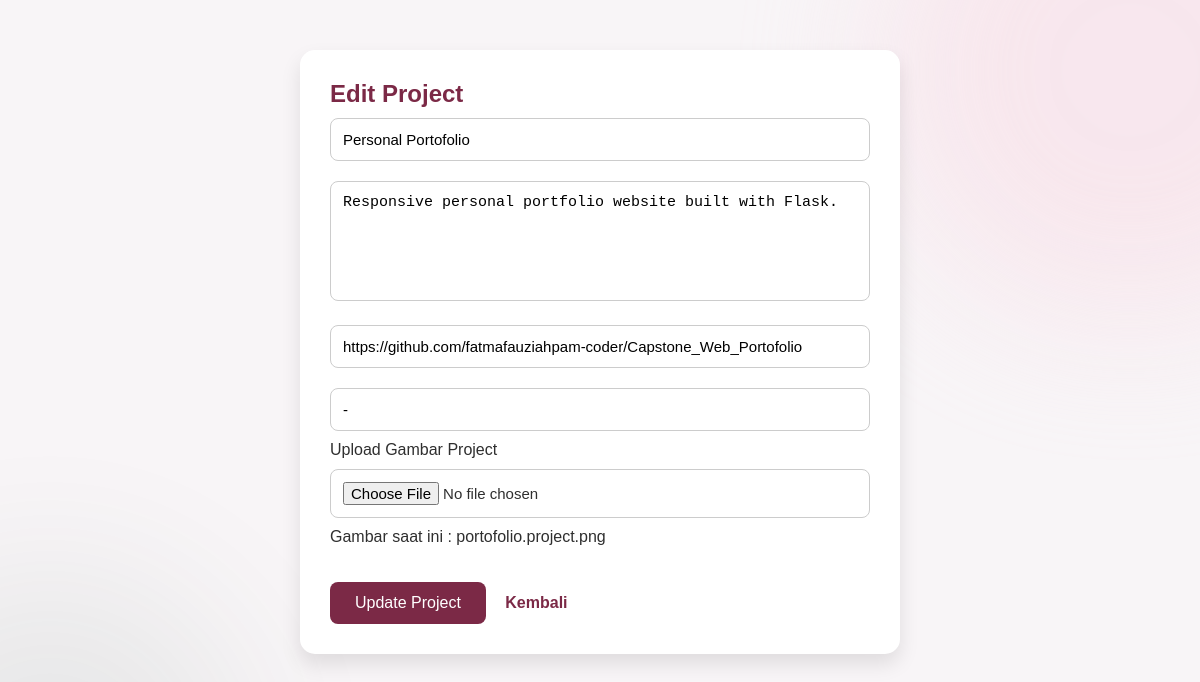
The app's page /project/edit/1 (signed in) with its own data.
### models.py (models this page shows)
class Project(db.Model):
    id = db.Column(db.Integer, primary_key=True)
    title = db.Column(db.String(100))
    description = db.Column(db.Text)
    image = db.Column(db.String(255))
    github = db.Column(db.String(255))
    demo = db.Column(db.String(255))
    created_at = db.Column(db.DateTime,
                           default=datetime.utcnow)

### app.py (the view, shortened to what this page needs)
@app.route("/project/edit/<int:id>", methods=["GET", "POST"])
@login_required
def edit_project(id):
    project = Project.query.get_or_404(id)
    return render_template(
        "project_form.html",
        project=project
    )

### app.py (called while the page is built)
@login_manager.user_loader
def load_user(user_id):
    return User.query.get(int(user_id))

### templates/project_form.html (shortened to what this page needs)
<!DOCTYPE html>
<html lang="en">
<head>
    <link rel="stylesheet"
          href="{{ url_for('static', filename='css/style.css') }}">
</head>
<body>
<div class="container">
<h2>
{% if project %}
Edit Project
{% else %}
Tambah Project
{% endif %}
</h2>
<form method="POST" enctype="multipart/form-data">
<input
type="text"
name="title"
placeholder="Judul Project"
value="{{ project.title if project else '' }}"
required>
<textarea
name="description"
placeholder="Deskripsi"
required>{{ project.description if project else '' }}</textarea>
<input
type="text"
name="github"
placeholder="Link Github"
value="{{ project.github if project else '' }}">
<input
type="text"
name="demo"
placeholder="Demo Website"
value="{{ project.demo if project else '' }}">
<label>Upload Gambar Project</label>
<input
type="file"
name="image"
accept=".png,.jpg,.jpeg,.gif,.webp">
{% if project and project.image %}
<p>Gambar saat ini : {{ project.image }}</p>
{% endif %}
<br><br>
<button type="submit">
{% if project %}
Update Project
{% else %}
Simpan Project
{% endif %}
</button>
<a href="{{ url_for('dashboard') }}">
Kembali
</a>
</form>
</div>
</body>
</html>

### static/css/style.css (style rules this page uses)
html { scroll-behavior:smooth; }
* { margin:0; padding:0; box-sizing:border-box; }
body { background:#FFF7FA; font-family:Poppins,sans-serif; color:#2F2F2F; }
body { overflow-x:hidden; }
body::before { content:""; position:fixed; width:500px; height:500px; background:#F8D7E2; border-radius:50%; top:-180px; right:-180px; opacity:.45; filter:blur(70px); z-index:-1; }
body::after { content:""; position:fixed; width:400px; height:400px; background:#355C4A; border-radius:50%; bottom:-170px; left:-150px; opacity:.08; filter:blur(80px); z-index:-1; }

### templates/project_form.html (style rules this page uses)
body { background:#f8f5f7; font-family:Arial, sans-serif; }
.container { width:600px; margin:50px auto; background:white; padding:30px; border-radius:15px; box-shadow:0 10px 20px rgba(0,0,0,.1); }
h2 { color:#7b2946; }
input, textarea { width:100%; padding:12px; margin:10px 0; border:1px solid #ccc; border-radius:8px; font-size:15px; }
textarea { height:120px; resize:none; }
button { background:#7b2946; color:white; padding:12px 25px; border:none; border-radius:8px; cursor:pointer; font-size:16px; }
a { margin-left:15px; text-decoration:none; color:#7b2946; font-weight:bold; }

### records on screen
Project: title "Personal Portofolio", description "Responsive personal portfolio website built with Flask.", github "https://github.com/fatmafauziahpam-coder/Capstone_Web_Portofolio", demo "-", image "portofolio.project.png"
